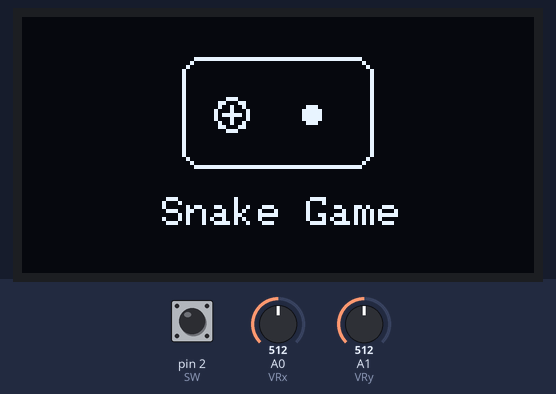
A sketch run on a simulated Arduino Uno, built with avr-gcc and run on an emulated ATmega328P. On the bench: 128×64 one-colour display. The inputs (shaded band) are chosen by the test bench; at power-on: pin 2 (SW) HIGH, A0 (VRx) = 512, A1 (VRy) = 512. Random numbers use the default seed unless the sketch sets one.

Above: at 0.8 s.
0.9 s: pin 2 (SW) pulled LOW for 0.15 s
At 0.99 s:
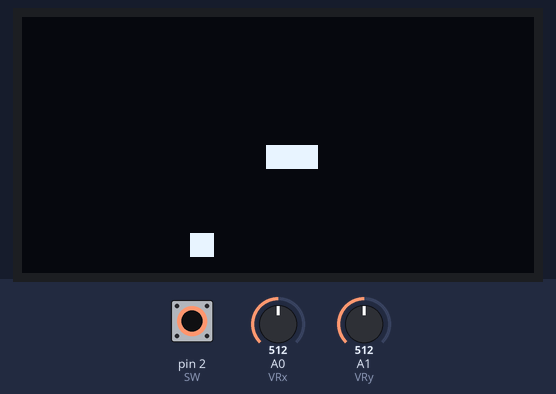
2.8 s: pin 2 (SW) pulled LOW for 1 s
At 2.92 s:
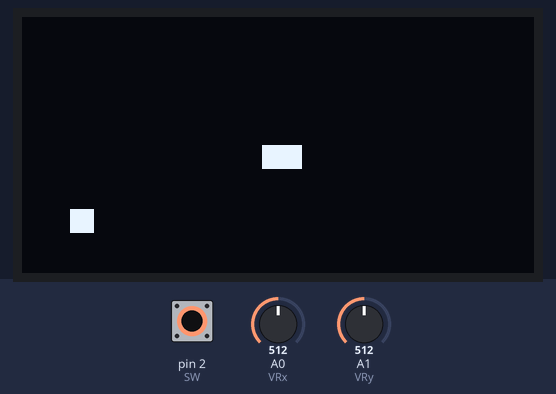
At 5.4 s:
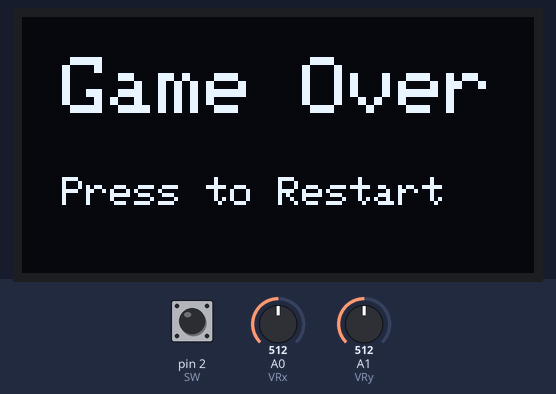
Timing chart, 0 to 6.9 s (numbered marks = the images above; inputs shaded):
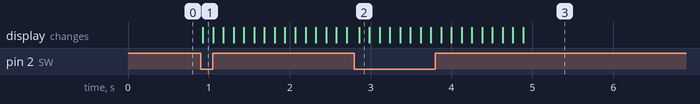

The sketch:

arduino_snake_game.ino
```cpp
#include <Adafruit_GFX.h>
#include <Adafruit_SSD1306.h>

#define SCREEN_WIDTH 128
#define SCREEN_HEIGHT 64
#define OLED_RESET    -1
Adafruit_SSD1306 display(SCREEN_WIDTH, SCREEN_HEIGHT, &Wire, OLED_RESET);

// Joystick pins
const int VRx = A0;
const int VRy = A1;
const int SW = 2;  // Button pin

// Snake variables
int snakeX[100], snakeY[100];  // Snake coordinates
int snakeLength = 5;
int foodX, foodY;  // Food coordinates
int dirX = 1, dirY = 0;  // Initial direction (moving right)
bool gameRunning = false;

void setup() {
  pinMode(SW, INPUT_PULLUP);  // Joystick button
  display.begin(SSD1306_SWITCHCAPVCC, 0x3C);
  display.clearDisplay();

  // Display the Snake Game logo
  drawLogo();
  display.display();

  // Wait for user to press joystick to start the game
  while (digitalRead(SW) == HIGH) {
    // Just wait until the joystick button is pressed
  }

  // Initialize game after button press
  startGame();
}

void loop() {
  if (gameRunning) {
    readJoystick();
    updateSnake();
    checkCollision();
    drawGame();
    delay(100);  // Control game speed
  }
}

void drawLogo() {
  display.clearDisplay();

  // Draw the game console remote
  display.drawRoundRect(40, 10, 48, 28, 5, SSD1306_WHITE);  // Game console body (rounded rectangle)
  display.drawCircle(52, 24, 4, SSD1306_WHITE);             // Left circular joystick (D-Pad)
  display.drawLine(50, 24, 54, 24, SSD1306_WHITE);          // Horizontal D-Pad
  display.drawLine(52, 22, 52, 26, SSD1306_WHITE);          // Vertical D-Pad
  display.fillCircle(72, 24, 2, SSD1306_WHITE);             // Right button (A/B button)

  // Draw the Snake Game text under the console remote
  display.setTextSize(1);
  display.setTextColor(SSD1306_WHITE);
  display.setCursor(35, 45);
  display.print("Snake Game");

  display.display();
}


void startGame() {
  // Initialize snake position
  snakeLength = 5;  // Reset snake length
  for (int i = 0; i < snakeLength; i++) {
    snakeX[i] = 64 - i;  // Horizontal start
    snakeY[i] = 32;
  }

  // Place the food
  placeFood();

  gameRunning = true;
}

void readJoystick() {
  int xVal = analogRead(VRx);
  int yVal = analogRead(VRy);

  const int thresholdLow = 300;
  const int thresholdHigh = 700;

  if (xVal < thresholdLow && dirX == 0) {
    dirX = -1;
    dirY = 0;
  } else if (xVal > thresholdHigh && dirX == 0) {
    dirX = 1;
    dirY = 0;
  } else if (yVal < thresholdLow && dirY == 0) {
    dirX = 0;
    dirY = -1;
  } else if (yVal > thresholdHigh && dirY == 0) {
    dirX = 0;
    dirY = 1;
  }
}

void updateSnake() {
  // Move the snake body (shift the positions)
  for (int i = snakeLength - 1; i > 0; i--) {
    snakeX[i] = snakeX[i - 1];
    snakeY[i] = snakeY[i - 1];
  }

  // Move the head in the current direction
  snakeX[0] += dirX * 4;  // Adjusted step size for larger segments
  snakeY[0] += dirY * 4;

  // Check if the snake head is close enough to the food
  if (isFoodEaten(snakeX[0], snakeY[0], foodX, foodY)) {
    snakeLength++;  // Increase the snake length
    placeFood();    // Place a new food
  }
}

bool isFoodEaten(int snakeHeadX, int snakeHeadY, int foodX, int foodY) {
  // Check if the snake's head is near or touching the food
  int snakeSize = 4;  // Snake segment size
  int foodSize = 4;   // Food size

  // Check if the boundaries of the snake head overlap with the food
  bool overlapX = (snakeHeadX < foodX + foodSize) && (snakeHeadX + snakeSize > foodX);
  bool overlapY = (snakeHeadY < foodY + foodSize) && (snakeHeadY + snakeSize > foodY);

  // If both X and Y boundaries overlap, the snake is eating the food
  return overlapX && overlapY;
}

void checkCollision() {
  if (snakeX[0] < 0 || snakeX[0] >= SCREEN_WIDTH || snakeY[0] < 0 || snakeY[0] >= SCREEN_HEIGHT) {
    gameOver();
  }

  for (int i = 1; i < snakeLength; i++) {
    if (snakeX[0] == snakeX[i] && snakeY[0] == snakeY[i]) {
      gameOver();
    }
  }
}

void drawGame() {
  display.clearDisplay();

  // Draw the snake with larger size
  for (int i = 0; i < snakeLength; i++) {
    display.fillRect(snakeX[i], snakeY[i], 6, 6, SSD1306_WHITE);  // Larger snake segments
  }

  // Draw the food with a larger size
  display.fillRect(foodX, foodY, 6, 6, SSD1306_WHITE);  // Larger food
  display.display();
}

void placeFood() {
  // Place food at random locations that fit the larger size
  foodX = random(0, (SCREEN_WIDTH / 6)) * 6;
  foodY = random(0, (SCREEN_HEIGHT / 6)) * 6;
}


void gameOver() {
  gameRunning = false;
  display.clearDisplay();

  // Creative Game Over screen with Snake logo
  display.setTextSize(2);
  display.setTextColor(SSD1306_WHITE);
  display.setCursor(10, 10);
  display.print("Game Over");

  // Draw snake-like shape or pattern
  display.setTextSize(1);
  display.setCursor(10, 40);
  display.print("Press to Restart");

  display.display();

  // Wait for user to press joystick button to restart
  while (digitalRead(SW) == HIGH) {
    // Wait here until the joystick button is pressed
  }

  // Restart the game
  startGame();
}
```

Measured:
- after the input at 0.9 s, the display: changes at once (image 1)
